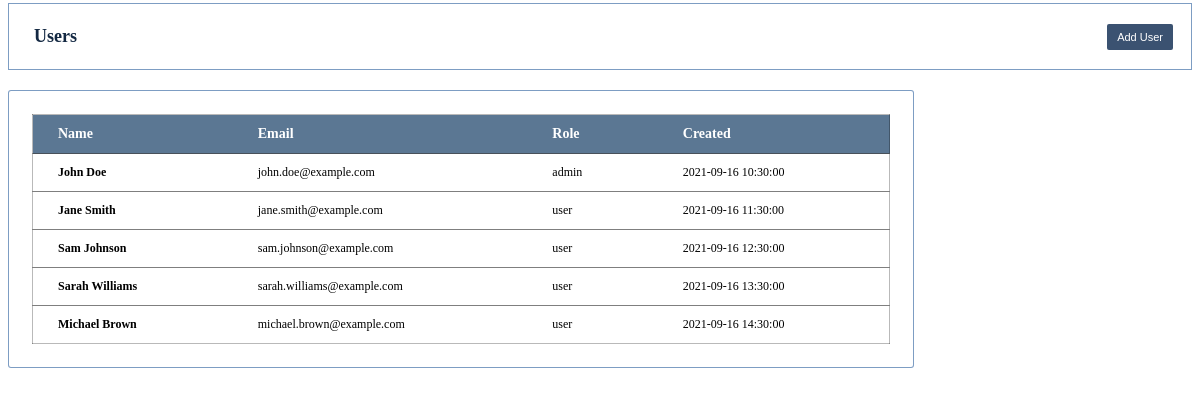
/screens/users.php, run on the app's committed database.
### tables this page shows
CREATE TABLE `users` (
  `id` int(11) NOT NULL auto_increment,
  `firstname` varchar(35) NOT NULL,
  `lastname` varchar(35) NOT NULL ,
  `role` varchar(35) NOT NULL,
  `created_at`  DATETIME NOT NULL ,
  `password` varchar(35) NOT NULL ,
  `email` varchar(35) NOT NULL ,
   PRIMARY KEY  (`id`)
);

### screens/users.php (the view, shortened to what this page needs)
<?php
    include("../database/dbsetup.php");
    $sql = "SELECT * FROM users";
    $results = $conn->query($sql);
?>
<!DOCTYPE html>
<html lang="en">
<head>
    <link rel="stylesheet" href="css/users.css">
</head>
<body>
    <div id="userHead">
        <h1>Users</h1>
        <button onclick="loadScreen('newuser')"><i class="fa-solid fa-plus"></i> Add User</button>
    </div>
    <div id='userBody'>
        <table>
            <thead>
            <tr>
                <th>Name</th>
                <th>Email</th>
                <th>Role</th>
                <th>Created</th>
            </tr>
            </thead>
            <tbody>
            <?php foreach ($results as $row): ?>
                <tr>
                    <td><strong><?= $row['firstname'] ?> <?= $row['lastname'] ?></strong></td>
                    <td><?= $row['email'] ?></td>
                    <td><?= $row['role'] ?></td>
                    <td><?= $row['created_at'] ?></td>
                </tr>
            <?php endforeach; ?>
            </tbody>
        </table>
    </div>
</body>
</html>

### css/users.css (style rules this page uses)
#userHead { display: flex; align-items: center; justify-content: space-between; margin-top: -5px; padding: 10px; padding-left: 25px; border: 1.5px solid rgba(37, 90, 154, 0.591); background-color: rgba(255, 255, 255, 0.85); }
#userHead h1 { display: inline; color: rgb(19, 40, 66); font-size: 18px; }
#userHead button { background: rgb(59, 82, 113); border-radius: 2px; font-size: 11px; color: white; border: none; padding: 7px; padding-left: 10px; padding-right: 10px; margin-right: 8px; }
#userBody { align-items: center; justify-content: center; background-color: rgba(255, 255, 255, 0.85); border-radius: 3px; border: 1.5px solid rgba(37, 90, 154, 0.591); margin-top: 20px; width: 71.5vw; padding: 23px; }
#userBody table { border-collapse: collapse; border-radius: 3px; border: 1.3px solid #00000046; font-size: 12px; width: 71.5vw; }
#userBody table td { padding: 11px; padding-right: 38px; padding-left: 25px; border-top: 1.3px solid rgba(63, 63, 63, 0.663); }
#userBody table th { font-weight: bold; font-size: 14px; text-align: left; padding: 11px; padding-left: 25px; color: white; background-color: rgba(66, 99, 131, 0.868); }

### data on the page
users: firstname "John", lastname "Doe", email "john.doe@example.com", role "admin", created_at "2021-09-16 10:30:00"
users: firstname "Jane", lastname "Smith", email "jane.smith@example.com", role "user", created_at "2021-09-16 11:30:00"
users: firstname "Sam", lastname "Johnson", email "sam.johnson@example.com", role "user", created_at "2021-09-16 12:30:00"
users: firstname "Sarah", lastname "Williams", email "sarah.williams@example.com", role "user", created_at "2021-09-16 13:30:00"
users: firstname "Michael", lastname "Brown", email "michael.brown@example.com", role "user", created_at "2021-09-16 14:30:00"
